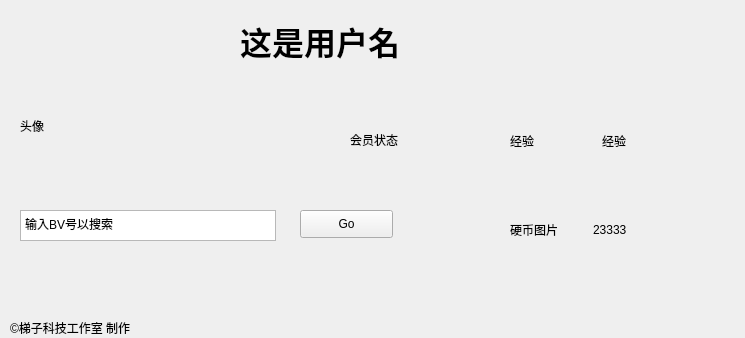
<?xml version="1.0" encoding="UTF-8"?>
<ui version="4.0">
 <class>Form</class>
 <widget class="QWidget" name="Form">
  <property name="geometry">
   <rect>
    <x>0</x>
    <y>0</y>
    <width>745</width>
    <height>338</height>
   </rect>
  </property>
  <property name="windowTitle">
   <string>用户信息</string>
  </property>
  <widget class="QLabel" name="face">
   <property name="geometry">
    <rect>
     <x>20</x>
     <y>20</y>
     <width>211</width>
     <height>211</height>
    </rect>
   </property>
   <property name="text">
    <string>头像</string>
   </property>
  </widget>
  <widget class="QLabel" name="name">
   <property name="geometry">
    <rect>
     <x>240</x>
     <y>10</y>
     <width>441</width>
     <height>61</height>
    </rect>
   </property>
   <property name="font">
    <font>
     <family>Arial Black</family>
     <pointsize>24</pointsize>
     <weight>75</weight>
     <bold>true</bold>
    </font>
   </property>
   <property name="layoutDirection">
    <enum>Qt::LeftToRight</enum>
   </property>
   <property name="text">
    <string>这是用户名</string>
   </property>
  </widget>
  <widget class="QWidget" name="horizontalLayoutWidget">
   <property name="geometry">
    <rect>
     <x>510</x>
     <y>190</y>
     <width>160</width>
     <height>80</height>
    </rect>
   </property>
   <layout class="QHBoxLayout" name="horizontalLayout">
    <item>
     <widget class="QLabel" name="label_coin">
      <property name="text">
       <string>硬币图片</string>
      </property>
     </widget>
    </item>
    <item>
     <widget class="QLabel" name="label_coin_amount">
      <property name="text">
       <string>23333</string>
      </property>
     </widget>
    </item>
   </layout>
  </widget>
  <widget class="QWidget" name="horizontalLayoutWidget_2">
   <property name="geometry">
    <rect>
     <x>510</x>
     <y>100</y>
     <width>178</width>
     <height>81</height>
    </rect>
   </property>
   <layout class="QHBoxLayout" name="horizontalLayout_2">
    <item>
     <widget class="QLabel" name="exp">
      <property name="text">
       <string>经验</string>
      </property>
     </widget>
    </item>
    <item>
     <widget class="QLabel" name="exp_2">
      <property name="text">
       <string>经验</string>
      </property>
     </widget>
    </item>
   </layout>
  </widget>
  <widget class="QLabel" name="label_vipstate">
   <property name="geometry">
    <rect>
     <x>350</x>
     <y>100</y>
     <width>101</width>
     <height>79</height>
    </rect>
   </property>
   <property name="text">
    <string>会员状态</string>
   </property>
  </widget>
  <widget class="QTextBrowser" name="textBrowser">
   <property name="geometry">
    <rect>
     <x>20</x>
     <y>210</y>
     <width>256</width>
     <height>31</height>
    </rect>
   </property>
   <property name="html">
    <string>&lt;!DOCTYPE HTML PUBLIC &quot;-//W3C//DTD HTML 4.0//EN&quot; &quot;http://www.w3.org/TR/REC-html40/strict.dtd&quot;&gt;
&lt;html&gt;&lt;head&gt;&lt;meta name=&quot;qrichtext&quot; content=&quot;1&quot; /&gt;&lt;style type=&quot;text/css&quot;&gt;
p, li { white-space: pre-wrap; }
&lt;/style&gt;&lt;/head&gt;&lt;body style=&quot; font-family:'SimSun'; font-size:9pt; font-weight:400; font-style:normal;&quot;&gt;
&lt;p style=&quot; margin-top:0px; margin-bottom:0px; margin-left:0px; margin-right:0px; -qt-block-indent:0; text-indent:0px;&quot;&gt;输入BV号以搜索&lt;/p&gt;&lt;/body&gt;&lt;/html&gt;</string>
   </property>
  </widget>
  <widget class="QPushButton" name="pushButton">
   <property name="geometry">
    <rect>
     <x>300</x>
     <y>210</y>
     <width>93</width>
     <height>28</height>
    </rect>
   </property>
   <property name="text">
    <string>Go</string>
   </property>
  </widget>
  <widget class="QLabel" name="label">
   <property name="geometry">
    <rect>
     <x>10</x>
     <y>320</y>
     <width>251</width>
     <height>16</height>
    </rect>
   </property>
   <property name="text">
    <string>©梯子科技工作室 制作</string>
   </property>
  </widget>
 </widget>
 <resources/>
 <connections/>
</ui>
